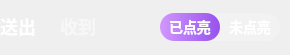
           <widget class="QWidget" name="widget_46" native="true">
            <property name="minimumSize">
             <size>
              <width>0</width>
              <height>55</height>
             </size>
            </property>
            <property name="maximumSize">
             <size>
              <width>16777215</width>
              <height>55</height>
             </size>
            </property>
            <property name="styleSheet">
             <string notr="true">QPushButton {
     border:none;

font-family: &quot;微软雅黑&quot;;
font-weight: 500;
font-size: 18px;
color: rgba(255, 255, 255, 0.5);
line-height: 25px;   
}

QPushButton:checked {
   border:none;

font-family: &quot;微软雅黑&quot;;
font-weight: 500;
font-size: 18px;
color: #ffffff;
line-height: 25px;   
}

</string>
            </property>
            <layout class="QHBoxLayout" name="horizontalLayout_31">
             <property name="spacing">
              <number>24</number>
             </property>
             <property name="leftMargin">
              <number>0</number>
             </property>
             <property name="topMargin">
              <number>0</number>
             </property>
             <property name="rightMargin">
              <number>10</number>
             </property>
             <property name="bottomMargin">
              <number>1</number>
             </property>
             <item>
              <widget class="QPushButton" name="sendBtn">
               <property name="text">
                <string>送出</string>
               </property>
               <property name="checkable">
                <bool>true</bool>
               </property>
               <property name="checked">
                <bool>true</bool>
               </property>
              </widget>
             </item>
             <item>
              <widget class="QPushButton" name="receiveBtn">
               <property name="text">
                <string>收到</string>
               </property>
               <property name="checkable">
                <bool>true</bool>
               </property>
              </widget>
             </item>
             <item>
              <spacer name="horizontalSpacer_14">
               <property name="orientation">
                <enum>Qt::Horizontal</enum>
               </property>
               <property name="sizeHint" stdset="0">
                <size>
                 <width>40</width>
                 <height>20</height>
                </size>
               </property>
              </spacer>
             </item>
             <item>
              <widget class="QWidget" name="widget_17" native="true">
               <property name="minimumSize">
                <size>
                 <width>120</width>
                 <height>28</height>
                </size>
               </property>
               <property name="maximumSize">
                <size>
                 <width>120</width>
                 <height>28</height>
                </size>
               </property>
               <property name="styleSheet">
                <string notr="true">QWidget{
background: rgba(255, 255, 255, 0.2);
border-radius: 14px;
}




</string>
               </property>
               <layout class="QHBoxLayout" name="horizontalLayout_12">
                <property name="spacing">
                 <number>0</number>
                </property>
                <property name="leftMargin">
                 <number>0</number>
                </property>
                <property name="topMargin">
                 <number>0</number>
                </property>
                <property name="rightMargin">
                 <number>0</number>
                </property>
                <property name="bottomMargin">
                 <number>0</number>
                </property>
                <item>
                 <widget class="QPushButton" name="pushButton_2">
                  <property name="minimumSize">
                   <size>
                    <width>0</width>
                    <height>28</height>
                   </size>
                  </property>
                  <property name="styleSheet">
                   <string notr="true">QPushButton {
font-family: &quot;微软雅黑&quot;;
font-weight: 500;
font-size: 14px;
color: #FFFFFF;
border:none;
background: transparent;
border-radius: 14px;
}

QPushButton:checked {
  border:none;
border-radius: 14px;
background: qlineargradient(x1:0, y1:0, x2:1, y2:0, stop:0 #D197FE, stop:1 #9752ED);
font-family: &quot;微软雅黑&quot;;
font-weight: 500;
color: #ffffff;
}</string>
                  </property>
                  <property name="text">
                   <string>已点亮</string>
                  </property>
                  <property name="checkable">
                   <bool>true</bool>
                  </property>
                  <property name="checked">
                   <bool>true</bool>
                  </property>
                 </widget>
                </item>
                <item>
                 <widget class="QPushButton" name="pushButton_4">
                  <property name="minimumSize">
                   <size>
                    <width>0</width>
                    <height>28</height>
                   </size>
                  </property>
                  <property name="styleSheet">
                   <string notr="true">QPushButton {
font-family: &quot;微软雅黑&quot;;
font-weight: 500;
font-size: 14px;
color: #FFFFFF;
border:none;
background: transparent;
border-radius: 14px;
}

QPushButton:checked {
  border:none;
border-radius: 14px;
background: qlineargradient(x1:0, y1:0, x2:1, y2:0, stop:0 #D197FE, stop:1 #9752ED);
font-family: &quot;微软雅黑&quot;;
font-weight: 500;
color: #ffffff;
}</string>
                  </property>
                  <property name="text">
                   <string>未点亮</string>
                  </property>
                  <property name="checkable">
                   <bool>true</bool>
                  </property>
                 </widget>
                </item>
               </layout>
              </widget>
             </item>
            </layout>
           </widget>
